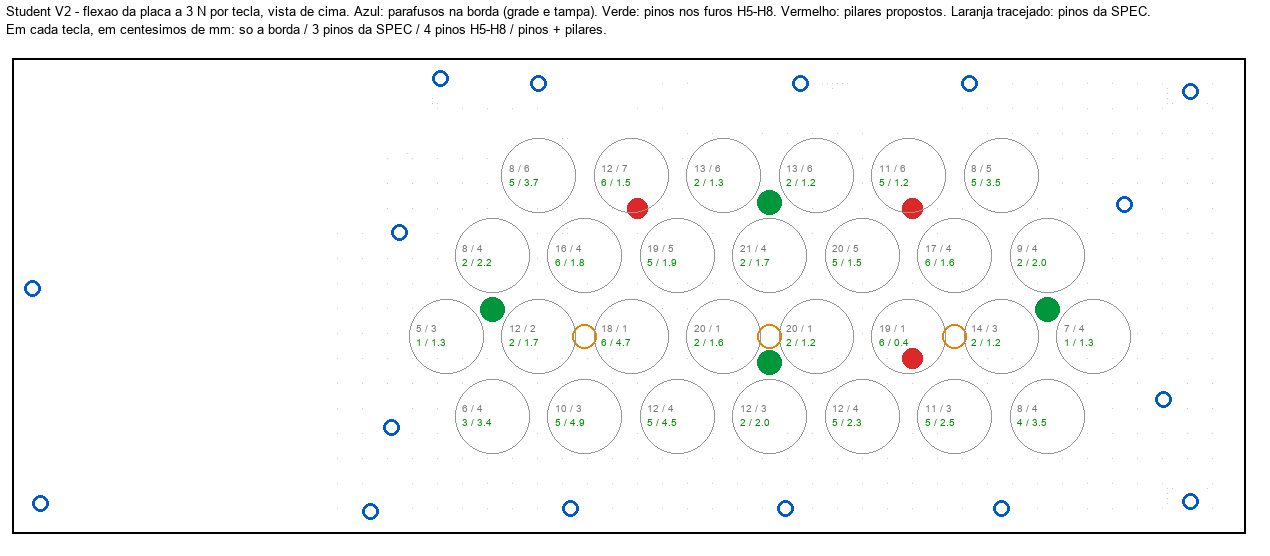

Write the Python code that produced this figure.
"""eTutti Student V2: how far the board and the keyboard grid bend (SPEC v1, section 3).

    "C:/Program Files/KiCad/10.0/bin/python.exe" etutti/hardware/student_v02/estudos/flexao.py

The model is the Viaggio J1's (viaggio_j1/mechanics.py, imported): a grillage of beams on a 4 mm
mesh, FR-4 E = 18 GPa, no twisting stiffness, one key pressed at a time. In the V2 no plate
helps the board (the switches stand on it), so the bare board is the real structure.

Board, 1.2 mm, 3 N on each key (a firm press; 10 N = a hard hit is the same result x 3.33):
  A  held only on its edge: the 10 screws of the grid and the 6 of the lid;
  B  A + the SPEC's proposal, three pins in row 2 (x 116.95 / 153.95 / 190.95, y 58.01);
  C  A + four pins in the V1's holes between the keys (H5-H8), which also locate the board;
  D  C + pillars added one by one where the back of the board is free, until every key bends
     0.05 mm or less (the eTuttino's and the J1's target).
A pin holds the board from below only; the model pins it both ways, so a point far from the
pressed key that would lift is held down: the numbers are slightly optimistic there.

Grid, 1.6 mm, on its 10 screws, a finger pressing 5 N between the buttons, for three materials.
The grid is 0.15 mm above the switch housings (SPEC v2): when it bends more than that it rests on them.

Writes estudos/flexao.json, estudos/apoios.json (the pillars the case models) and
estudos/flexao.png.
"""
import json
import math
import os
import sys

import numpy as np

HERE = os.path.dirname(os.path.abspath(__file__))
V2 = os.path.normpath(os.path.join(HERE, ".."))
sys.path.insert(0, V2)
sys.path.insert(0, os.path.normpath(os.path.join(V2, "..", "viaggio_j1")))
import geometria as G      # noqa: E402
import mechanics as M      # noqa: E402

M.BOARD = os.path.join(V2, "kicad", "student_v02.kicad_pcb")
TARGET = 0.05
PIN_D = 5.0
SPEC_PINS = [(116.95, 58.01), (153.95, 58.01), (190.95, 58.01)]
GRID_GAP = 0.15            # SPEC v2: the grid 0.15 mm above the switch housings
KEEP_OUT_X = 66.0          # left of this: battery, speaker box, module (no pillar)


def board_supports(b):
    import pcbnew
    holes = {}
    for fp in b.GetFootprints():
        r = fp.GetReference()
        if "MountingHole" in fp.GetFPIDAsString():
            holes[r] = (pcbnew.ToMM(fp.GetPosition().x), pcbnew.ToMM(fp.GetPosition().y))
    return holes


def grid_sag(E, loads):
    """The grid as a plate on its 10 screws. Net section: a 6.2 mm hole every 18.5 mm."""
    pts = G.offset(G.GRID_EDGE, 1.0)
    x0, x1 = min(p[0] for p in pts), max(p[0] for p in pts)
    y0, y1 = min(p[1] for p in pts), max(p[1] for p in pts)
    keep = (M.X0, M.Y0, M.X1, M.Y1, M.E_FR4)
    M.X0, M.Y0, M.X1, M.Y1 = x0, y0, x1, y1
    M.E_FR4 = E * (1 - 6.2 / 18.5)
    gr = M.Grillage(t=1.6)
    s = gr.sag(G.grid_screws(), loads)
    M.X0, M.Y0, M.X1, M.Y1, M.E_FR4 = keep
    return s


def main():
    b, keys, _ = M.board_geometry()
    holes = board_supports(b)
    edge = [holes[k] for k in sorted(holes) if k.startswith("HG") or k in ("H1", "H2", "H3", "H4", "H9", "H10")]
    pins = [holes[k] for k in ("H5", "H6", "H7", "H8")]
    loads = [(x, y) for _r, x, y in keys]
    gr = M.Grillage()

    def case(sup):
        s = gr.sag(sup, loads)
        w = max(range(len(s)), key=lambda i: s[i])
        return {"max_mm": round(max(s), 4), "pior_tecla": keys[w][0], "media_mm": round(sum(s) / len(s), 4),
                "teclas_acima_do_alvo": sum(1 for v in s if v > TARGET),
                "por_tecla_mm": {k[0]: round(v, 4) for k, v in zip(keys, s)}}, s

    res = {"modelo": "grelha de vigas 4 mm, placa nua de 1,2 mm (FR-4, E = 18 GPa), sem rigidez a torcao; 3 N numa tecla de cada vez",
           "alvo_mm": TARGET, "placa": {}}
    res["placa"]["A_so_a_borda"], sA = case(edge)
    res["placa"]["B_tres_pinos_da_SPEC"], sB = case(edge + SPEC_PINS)
    res["placa"]["C_quatro_pinos_H5_H8"], sC = case(edge + pins)

    # D: add pillars where the back is free
    boxes = M.obstacles(b)
    ring = [(k, x, y) for k, (x, y) in holes.items()]
    spots = [p for p in M.free_spots(boxes, ring) if p[0] > KEEP_OUT_X]
    pillars, s = [], list(sC)
    while max(s) > TARGET and len(pillars) < 40:
        w = max(range(len(keys)), key=lambda i: s[i])
        kx, ky = loads[w]
        cands = sorted(spots, key=lambda p: math.hypot(p[0] - kx, p[1] - ky))
        pick = next((p for p in cands if all(math.hypot(p[0] - q[0], p[1] - q[1]) >= 8.0 for q in pillars)), None)
        if pick is None:
            break
        pillars.append(pick)
        s = gr.sag(edge + pins + pillars, loads)
    res["placa"]["D_pinos_e_pilares"], sD = case(edge + pins + pillars)
    res["placa"]["D_pinos_e_pilares"]["pilares"] = [list(p) for p in pillars]
    res["placa"]["D_pinos_e_pilares"]["com_10_N_max_mm"] = round(max(sD) * 10 / 3, 3)
    res["placa"]["apoios_na_borda"] = len(edge)
    res["placa"]["pinos"] = {"diametro_mm": PIN_D, "ponta_mm": 2.0, "furos": {k: list(holes[k]) for k in ("H5", "H6", "H7", "H8")}}
    res["placa"]["pilares"] = {"diametro_mm": M.PILLAR_D, "folga_mm": M.PILLAR_CLEAR, "lugares_livres": len(spots)}
    # is the SPEC's proposal free on the back?
    need = PIN_D / 2 + M.PILLAR_CLEAR
    res["placa"]["B_tres_pinos_da_SPEC"]["folga_no_verso_mm"] = [round(M.clearance(x, y, boxes) - PIN_D / 2, 2) for x, y in SPEC_PINS]
    res["placa"]["B_tres_pinos_da_SPEC"]["livres"] = [M.clearance(x, y, boxes) >= need for x, y in SPEC_PINS]

    # the pressure a pin puts on the board (bearing) and its own shortening
    area = math.pi * (PIN_D ** 2 - 2.2 ** 2) / 4
    res["placa"]["pino_pressao_MPa_a_10_N"] = round(10 / area, 2)

    # the grid
    mids = [((a[1] + b_[1]) / 2, (a[2] + b_[2]) / 2) for a in keys for b_ in keys
            if a[0] < b_[0] and abs(math.hypot(a[1] - b_[1], a[2] - b_[2]) - 18.5) < 0.2]
    res["grade"] = {"carga_N": 5.0, "folga_ate_as_teclas_mm": GRID_GAP, "materiais": {}}
    for name, E in (("impressa (PETG, E = 2,0 GPa)", 2000.0), ("FR-4 (E = 18 GPa)", 18000.0), ("aluminio (E = 69 GPa)", 69000.0)):
        s = [v * 5.0 / M.PRESS_N for v in grid_sag(E, mids)]
        res["grade"]["materiais"][name] = {"max_mm": round(max(s), 3), "media_mm": round(sum(s) / len(s), 3),
                                           "encosta_nas_teclas": max(s) > GRID_GAP}
    json.dump(res, open(os.path.join(HERE, "flexao.json"), "w", encoding="utf-8"), indent=1, ensure_ascii=False)
    json.dump({"pilares": [list(p) for p in pillars], "pinos": [list(p) for p in pins]},
              open(os.path.join(HERE, "apoios.json"), "w", encoding="utf-8"), indent=1)

    # picture
    from PIL import Image, ImageDraw, ImageFont
    S = 5.0
    W, H = int(254 * S), int(102 * S) + 46
    img = Image.new("RGB", (W, H), (255, 255, 255))
    d = ImageDraw.Draw(img)
    try:
        f = ImageFont.truetype("arial.ttf", 13)
        fs = ImageFont.truetype("arial.ttf", 10)
    except OSError:
        f = fs = ImageFont.load_default()

    def P(x, y):
        return (x * S, y * S + 46)
    d.text((6, 4), "Student V2 - flexao da placa a 3 N por tecla, vista de cima. Azul: parafusos na borda (grade e tampa). "
           "Verde: pinos nos furos H5-H8. Vermelho: pilares propostos. Laranja tracejado: pinos da SPEC.", fill=(0, 0, 0), font=f)
    d.text((6, 22), "Em cada tecla, em centesimos de mm: so a borda / 3 pinos da SPEC / 4 pinos H5-H8 / pinos + pilares.",
           fill=(0, 0, 0), font=f)
    d.rectangle([P(M.X0, M.Y0), P(M.X1, M.Y1)], outline=(0, 0, 0), width=2)
    for x, y in spots:
        d.point(P(x, y), fill=(200, 200, 200))
    for x, y in edge:
        q = P(x, y)
        d.ellipse([q[0] - 8, q[1] - 8, q[0] + 8, q[1] + 8], outline=(0, 90, 200), width=3)
    for x, y in SPEC_PINS:
        q = P(x, y)
        d.ellipse([q[0] - 12, q[1] - 12, q[0] + 12, q[1] + 12], outline=(230, 130, 0), width=2)
    for x, y in pins:
        q = P(x, y)
        d.ellipse([q[0] - 12, q[1] - 12, q[0] + 12, q[1] + 12], fill=(0, 150, 60))
    for x, y in pillars:
        q = P(x, y)
        d.ellipse([q[0] - 10, q[1] - 10, q[0] + 10, q[1] + 10], fill=(220, 40, 40))
    for k, (r, x, y) in enumerate(keys):
        q = P(x, y)
        d.ellipse([q[0] - 37, q[1] - 37, q[0] + 37, q[1] + 37], outline=(150, 150, 150))
        d.text((q[0] - 30, q[1] - 14), "%.0f / %.0f" % (sA[k] * 100, sB[k] * 100), fill=(120, 120, 120), font=fs)
        d.text((q[0] - 30, q[1]), "%.0f / %.1f" % (sC[k] * 100, sD[k] * 100),
               fill=(0, 140, 0) if sD[k] <= TARGET else (200, 0, 0), font=fs)
    img.save(os.path.join(HERE, "flexao.png"))
    for k, v in res["placa"].items():
        if isinstance(v, dict) and "max_mm" in v:
            print(k, v["max_mm"], v["pior_tecla"], "media", v["media_mm"], "acima do alvo:", v["teclas_acima_do_alvo"])
    print("SPEC pins:", res["placa"]["B_tres_pinos_da_SPEC"]["folga_no_verso_mm"])
    print("pilares:", pillars)
    print("grade:", res["grade"]["materiais"])


if __name__ == "__main__":
    main()
